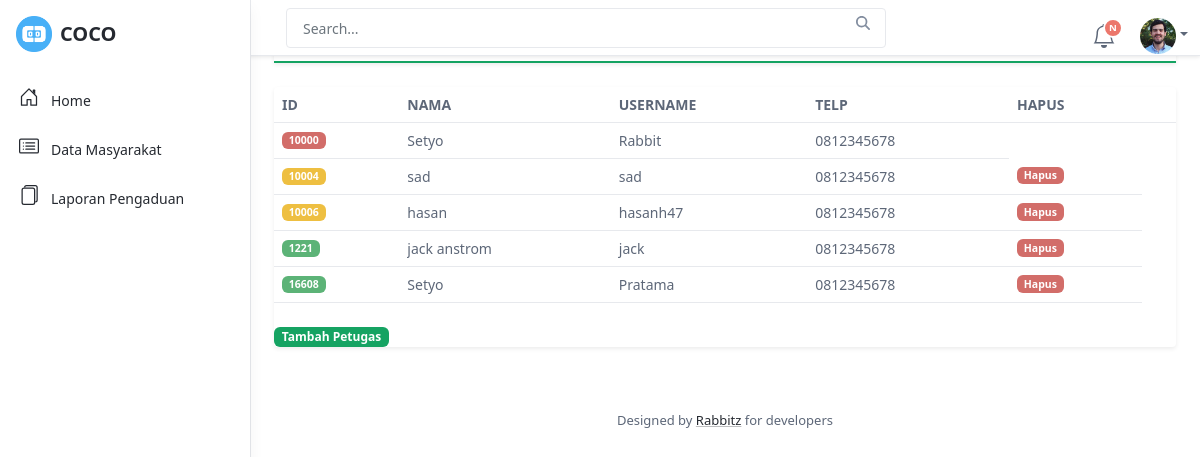
/data_masyarakat.php, run on the app's committed database.
### tables this page shows
CREATE TABLE `petugas` (
  `id_petugas` int(11) NOT NULL,
  `nama_petugas` varchar(35) NOT NULL,
  `username` varchar(25) NOT NULL,
  `password` varchar(32) NOT NULL,
  `telp` varchar(13) NOT NULL,
  `level` enum('admin','petugas') NOT NULL
);

CREATE TABLE `masyarakat` (
  `nik` char(16) NOT NULL,
  `nama` varchar(35) NOT NULL,
  `username` varchar(25) NOT NULL,
  `password` varchar(32) NOT NULL,
  `telp` varchar(13) NOT NULL
);

### data_masyarakat.php (the view, shortened to what this page needs)
<html lang="en">
<head>
    <?php
    include 'head.php';
    include 'koneksi.php';
    ?>
</head>
<body>
    <?php
    include 'nav_admin.php';
    ?>
    <div class="app-wrapper">
        <div class="app-content pt-3 p-md-3 p-lg-4">
            <nav id="orders-table-tab" class="orders-table-tab app-nav-tabs nav shadow-sm flex-column flex-sm-row mb-4">
                <a class="flex-sm-fill text-sm-center nav-link active" id="semua-tab" data-bs-toggle="tab" href="#semua" role="tab" aria-controls="semua" aria-selected="true">Semua</a>
            </nav>
            <div class="tab-content" id="orders-table-tab-content">
                <div class="tab-pane fade show active" id="semua" role="tabpanel" aria-labelledby="orders-all-tab">
                    <div class="app-card app-card-orders-table shadow-sm mb-5">
                        <div class="app-card-body">
                            <div class="table-responsive">
                                <table class="table app-table-hover mb-0 text-left">
                                    <thead>
                                        <tr>
                                            <th class="cell">ID</th>
                                            <th class="cell">NAMA</th>
                                            <th class="cell">USERNAME</th>
                                            <th class="cell">TELP</th>
                                            <th class="cell">HAPUS</th>
                                            <th class="cell"></th>
                                        </tr>
                                    </thead>
                                    <tbody>
                                        <?php
                                        $resulta = mysqli_query($koneksi, "SELECT * FROM petugas WHERE level='admin'");
                                        while ($rowa = mysqli_fetch_assoc($resulta)) {
                                        ?>
                                            <tr>
                                                <td class="cell"><span class="badge bg-danger"><?php echo $rowa['id_petugas']; ?></span>
                                                </td>
                                                <td class="cell"><span class="truncate"><?php echo $rowa['nama_petugas']; ?></span>
                                                </td>
                                                <td class="cell"><?php echo $rowa['username']; ?></td>
                                                <td class="cell"><span><?php echo $rowa['telp']; ?></span></td>
                                            </tr>
                                        <?php } ?>
                                    </tbody>
                            </div>
                            <div class="table-responsive">
                                <tbody>
                                    <?php
                                    $resultb = mysqli_query($koneksi, "SELECT * FROM petugas WHERE level='petugas'");
                                    while ($rowb = mysqli_fetch_assoc($resultb)) {
                                    ?>
                                        <tr>
                                            <td class="cell"><span class="badge bg-warning"><?php echo $rowb['id_petugas']; ?></span>
                                            </td>
                                            <td class="cell"><span class="truncate"><?php echo $rowb['nama_petugas']; ?></span>
                                            </td>
                                            <td class="cell"><?php echo $rowb['username']; ?></td>
                                            <td class="cell"><span><?php echo $rowb['telp']; ?></span></td>
                                            <td><a class="badge bg-danger" href="hapus_petugas.php?id_petugas=<?php echo $rowb['id_petugas'] ?>">Hapus</a>
                                            </td>
                                        </tr>
                                    <?php } ?>
                                </tbody>
                            </div>
                            <div class="table-responsive">
                                <tbody>
                                    <?php
                                    $resultc = mysqli_query($koneksi, "SELECT * FROM masyarakat");
                                    while ($rowc = mysqli_fetch_assoc($resultc)) {
                                    ?>
                                        <tr>
                                            <td class="cell"><span class="badge bg-success"><?php echo $rowc['nik']; ?></span>
                                            </td>
                                            <td class="cell"><span class="truncate"><?php echo $rowc['nama']; ?></span>
                                            </td>
                                            <td class="cell"><?php echo $rowc['username']; ?></td>
                                            <td class="cell"><span><?php echo $rowc['telp']; ?></span></td>
                                            <td><a class="badge bg-danger" href="hapus_masyarakat.php?nik=<?php echo $rowc['nik'] ?>">Hapus</a>
                                            </td>
                                        </tr>
                                    <?php } ?>
                                </tbody>
                                <br>
                            </div>
                            <a class="badge bg-primary" href="tambah_petugas.php">Tambah Petugas</a>
                        </div>
                    </div>
                </div>
            </div>
            <?php
            include 'footer.php';
            ?>
        </div>
    </div>
</body>
</html>

### head.php (shortened to what this page needs)
<link id="theme-style" rel="stylesheet" href="assets/css/portal.css">

### nav_admin.php (shortened to what this page needs)
<header class="app-header fixed-top">
    <div class="app-header-inner">
        <div class="container-fluid py-2">
            <div class="app-header-content">
                <div class="row justify-content-between align-items-center">
                    <div class="app-search-box col">
                        <form class="app-search-form">
                            <input type="text" placeholder="Search..." name="search" class="form-control search-input">
                            <button type="submit" class="btn search-btn btn-primary" value="Search"><i class="fas fa-search"></i></button>
                        </form>
                    </div>
                    <div class="app-utilities col-auto">
                        <div class="app-utility-item app-notifications-dropdown dropdown">
                            <a class="dropdown-toggle no-toggle-arrow" id="notifications-dropdown-toggle" data-bs-toggle="dropdown" href="#" role="button" aria-expanded="false" title="Notifications">
                                <span class="icon-badge">N</span>
                            </a>
                        </div>
                        <div class="app-utility-item app-user-dropdown dropdown">
                            <a class="dropdown-toggle" id="user-dropdown-toggle" data-bs-toggle="dropdown" href="#" role="button" aria-expanded="false"><img src="assets/images/user.png" alt="user profile"></a>
                        </div>
                    </div>
                </div>
            </div>
        </div>
    </div>
    <div id="app-sidepanel" class="app-sidepanel">
        <div class="sidepanel-inner d-flex flex-column">
            <div class="app-branding">
                <a class="app-logo" href="easter_egg.php"><img class="logo-icon me-2" src="assets/images/logo-app.png" alt="logo"><span class="logo-text">COCO</span></a>
            </div>
            <nav id="app-nav-main" class="app-nav app-nav-main flex-grow-1">
                <ul class="app-menu list-unstyled accordion" id="menu-accordion">
                    <li class="nav-item">
                        <a class="nav-link" href="tampilan_admin.php">
                            <span class="nav-icon">
                            </span>
                            <span class="nav-link-text">Home</span>
                        </a>
                    </li>
                    <li class="nav-item">
                        <a class="nav-link" href="data_masyarakat.php">
                            <span class="nav-icon">
                            </span>
                            <span class="nav-link-text">Data Masyarakat</span>
                        </a>
                    </li>
                    <li class="nav-item">
                        <a class="nav-link" href="laporan_admin.php">
                            <span class="nav-icon">
                            </span>
                            <span class="nav-link-text">Laporan Pengaduan</span>
                        </a>
                    </li>
                </ul>
            </nav>
        </div>
    </div>
</header>

### footer.php
<footer class="app-footer">
    <div class="container text-center py-3">
        <small class="copyright">Designed by <a class="app-link"
                href="https://www.instagram.com/rabbit._.unknown/?hl=id" target="_blank">Rabbitz</a> for
            developers</small>
    </div>
</footer>

### data on the page
petugas: id_petugas "10000", nama_petugas "Setyo", username "Rabbit", telp "0812345678"
petugas: id_petugas "10004", nama_petugas "sad", username "sad", telp "0812345678"
petugas: id_petugas "10006", nama_petugas "hasan", username "hasanh47", telp "0812345678"
masyarakat: nik "1221", nama "jack anstrom", username "jack", telp "0812345678"
masyarakat: nik "16608", nama "Setyo", username "Pratama", telp "0812345678"
